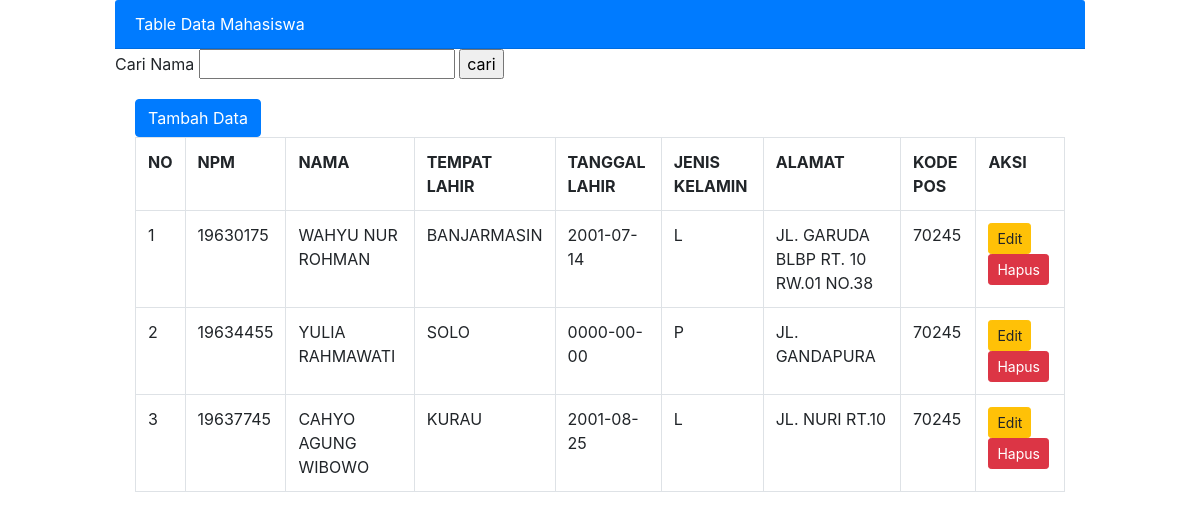
/data_mahasiswa.php, run on the app's committed database.
### tables this page shows
CREATE TABLE `tblmhs` (
  `npm` varchar(8) NOT NULL,
  `nama` varchar(100) NOT NULL,
  `tempat_lahir` varchar(50) NOT NULL,
  `tanggal_lahir` date NOT NULL,
  `jenis_kelamin` enum('L','P') NOT NULL,
  `alamat` text NOT NULL,
  `kodepos` varchar(5) NOT NULL
);

### data_mahasiswa.php (the view, shortened to what this page needs)
<!DOCTYPE html>
<html lang="en">
<head>
    <link rel="stylesheet" href="css/bootstrap.css">
</head>
<body>
    <div class="container col-md-10">
    <div class="card-header bg-primary text-white">
        Table Data Mahasiswa
    </div>
    <form method="GET" action="">
        Cari Nama <input type="text" name="s">
        <input type="submit" value="cari">
    </form>
        <div class="card-body">
            <a href="index.php" class="btn btn-primary">Tambah Data</a>
            <table class="table table-bordered">
                <tr>
                    <th>NO</th>
                    <th>NPM</th>
                    <th>NAMA</th>
                    <th>TEMPAT LAHIR</th>
                    <th>TANGGAL LAHIR</th>
                    <th>JENIS KELAMIN</th>
                    <th>ALAMAT</th>
                    <th>KODE POS</th>
                    <th>AKSI</th>
                </tr>
            <?php
                include "koneksi.php";
                $no = 1;
                if (isset($_GET['s']))
                {
                    $NAMA = $_GET['s'];
                    $tampil = mysqli_query($koneksi, "SELECT * FROM tblmhs WHERE NAMA LIKE '%$NAMA'");
                }else
                $tampil = mysqli_query($koneksi, "SELECT * FROM tblmhs");
                while ($data = mysqli_fetch_array($tampil))
                {
            ?>
            <tr>
                    <td><?php echo $no++;?> </td>
                    <td><?php echo $data ['npm']?></td>
                    <td><?php echo $data ['nama']?></td>
                    <td><?php echo $data ['tempat_lahir']?></td>
                    <td><?php echo $data ['tanggal_lahir']?></td>
                    <td><?php echo $data ['jenis_kelamin']?></td>
                    <td><?php echo $data ['alamat']?></td>
                    <td><?php echo $data ['kodepos']?></td>
            <td>
                    <a href="edit_data.php?npm=<?php echo $data['npm'];?>" class="btn btn-sm btn-warning">Edit</a>
                    <a href="hapus_data.php?npm=<?php echo $data['npm'];?>" class="btn btn-sm btn-danger">Hapus</a>
            </td>
            </tr>
            <?php } ?>
            </table>
        </div>
    </body>
</html>

### data on the page
tblmhs: npm "19630175", nama "WAHYU NUR ROHMAN", tempat_lahir "BANJARMASIN", tanggal_lahir "2001-07-14", jenis_kelamin "L", alamat "JL. GARUDA BLBP RT. 10 RW.01 NO.38", kodepos "70245"
tblmhs: npm "19634455", nama "YULIA RAHMAWATI", tempat_lahir "SOLO", tanggal_lahir "0000-00-00", jenis_kelamin "P", alamat "JL. GANDAPURA", kodepos "70245"
tblmhs: npm "19637745", nama "CAHYO AGUNG WIBOWO", tempat_lahir "KURAU", tanggal_lahir "2001-08-25", jenis_kelamin "L", alamat "JL. NURI RT.10", kodepos "70245"
